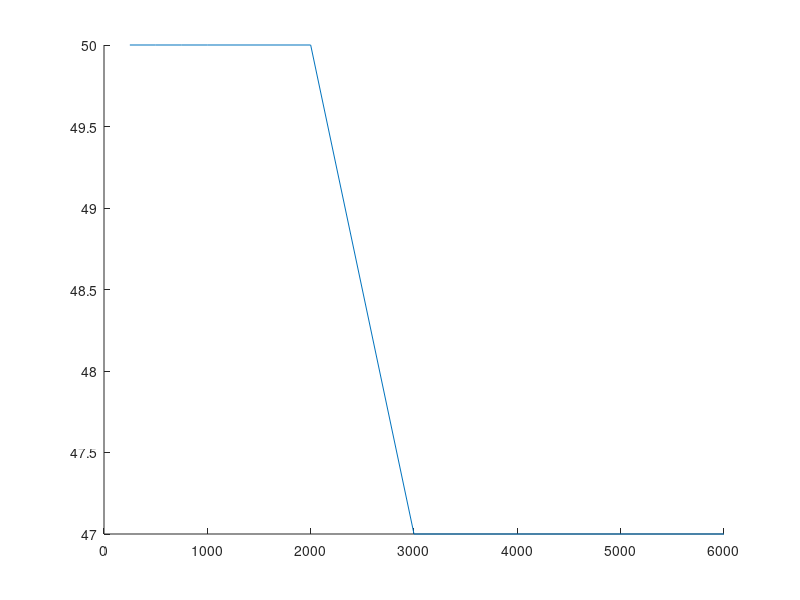

Write MATLAB code to recreate this figure. (Note: this script raises an error after producing the figure.)
close all;
clear;
clc;

mirror = -1; % set to -1 if gain curve is desired instead of attenuation curve
plot_calibrated_response = 1; % set to 1 if calibrations should be taken into account
sub_name = '\DFSout\'; % set subfolder name
production_calibration = 0; % output cal offset, just copy the number here

%% System cal in Palpatine
%

% % palpatine2 Delhi80
% cal =[-23 -23 -21 -21 -25 -27 -27 -27 -21 -24 -18 -13 -14 -17 -11 -5 -5];

% palpatine5 Berlin70
cal =[-9, -9, -9, -9, -8, -7, -10, -10, -8, -7, -4, -5, 0, 2, -1, 0, 0]; %Berlin70
% cal= [-12, -11, -10, -7, -6, -3, -4, -4, -4, -3, -2, 0, 7, 8, 6, 5, 5]; %Lima RIE MP
% No system cal at all
%cal = [0	0 0 0 0 0 0 0 0 0 0 0 0 0 0 0 0];

cal = cal + production_calibration -6;
% fre = [0 168 340 518 706 908 1131 1383 1674 2019 2442 2981 3693 4672 6059 7997 10417]; % High bandwitdth frequencies
fre = [0 163 329 501 682 876 1090 1328 1600 1919 2301 2773 3370 4140 5136 6383 7812]; % High bandwitdth frequencies

% frq_FOG=[250, 500, 750, 1000, 1500, 2000, 3000, 4000, 6000,8000]; %Dooku
frq_FOG=[250, 500, 750, 1000, 1500, 2000, 3000, 4000, 6000]; %palpatine

% FOG=[57 59 59 61 62 58 56 51 51];  %Delhi80
FOG=[50 50 50 50 50 50 47 47 47];  %Berlin70
% FOG=[51 51 51 51 51 51 48 48 48];  %Lima RIE MP
%FOG=[51, 51, 51, 51, 51, 48, 48, 48, 48, 48];  %Luxor NP
%FOG=[50, 50, 50, 50, 54, 56, 53, 42, 42, 42]; %HP
%FOG=[43, 43, 43, 42, 43, 43, 42, 41, 41, 41]; %LP
color_array = {'-b','-r','-c','-m','-g','-y','-k','--b','--r','--c','--m','--g','--y','--k'};

% 
% %cal = [6	6	9	10	11	11	11	11	11	11	11	15	17	16	15	12	7]; %% System cal in Dooku1 BerlinRIE LP
% 
% %cal = [-3	-3 1 4 5 6 6 7 7 8 9 11 17 17 13 8 8]; %% System cal in Dooku1 BerlinRIE NP
% 
% %cal = [6	6	9	10	11	11	11	11	11	11	11	15	17	16	15	12	7];
% %cal = [-12 	-11	-10	-7	-6	-3	-4	-4	-4	-3	-2	0	7	8	6 5	5]; %p6 luxor NP System cal
% cal = [-0 	0	0	0	0	0	0	0	0	0	0	0	0	0	0 0	0];
% cal = cal + production_calibration - 6;
% %fre = [0 168 340 518 706 908 1131 1383 1674 2019 2442 2981 3693 4672 6059 7997 10417]; % system cal frq at Dooku
% fre = [0 163 329 501 682 876 1090 1328 1600 1919 2301 2773 3370 4140 5136 6383 7812]; % P6
% frq_FOG=[250, 500, 750, 1000, 1500, 2000, 3000, 4000, 6000,8000]; %Dooku
% FOG=[51, 51, 51, 51, 51, 48, 48, 48, 48, 48];  %Luxor NP


%% plot more OMNI curves together
currentFolder = pwd;
currentFolder = strcat(currentFolder,'\');
string_path = strcat(currentFolder,sub_name);
D = dir([string_path, '\*.m']);
N = length(D(not([D.isdir])));
legend_labels_front = cell(N,1);
legend_labels_rear = cell(N,1);

%--- plot all logfiles in an overlay ---%
figfront = figure('Name','LuxorRHI','units','normalized','outerposition',[0 0.2 1/3 2/3]); % front
figrear = figure('Name','LuxorRHI','units','normalized','outerposition',[1/3 0.2 1/3 2/3]); % rear

h_front = zeros(N+1,1);
h_rear = zeros(N+1,1);

dont_come_here_again = 1;
checking_dual = 0;
checking_omni = 0;
mismatch = 0;

for R = 1:1:N 
  logPath = strcat(currentFolder,sub_name);
  logFile = D(R).name;

  if R > 1
     clear DFSinit 
  end

  run([logPath,logFile]);                                                            
  fs = DFSInit.Samplerate;
  [H_front,f] = freqz(DFSInit.init_resp_front,1,fs,fs);

  if (strcmp(DFSInit.DFSType,'TypeOmniAndDual') || strcmp(DFSInit.DFSType,'TypeDual'))
    type_dual = 1;
    [H_rear,f_rear] = freqz(DFSInit.init_resp_rear,1,fs,fs);
    checking_dual = 1;
  else
    type_dual = 0;
    figrear.delete;
    checking_omni = 1;
  end

  temp = strfind(logFile, 'ref');
  figure(1);
%   figfront.Parent.CurrentFigure = 1;
  hold on;
  if (temp ~= 0) % reference
    if plot_calibrated_response 
      front_response = 20*log10(abs(H_front));
      cal_interpolated = interp1(fre,cal,f(:,1)); 
      front_response_calibrated = front_response + cal_interpolated;
      h_front(R,1) = plot(f(:,1),mirror.*front_response_calibrated,'linewidth',2, color_array{R});
    else
      h_front(R,1) = plot(f(:,1),mirror.*20*log10(abs(H_front)),'linewidth',2, color_array{R});
    end
  else
    if plot_calibrated_response 
      front_response = 20*log10(abs(H_front));
      cal_interpolated = interp1(fre,cal,f(:,1)); 
      front_response_calibrated = front_response + cal_interpolated;
      h_front(R,1) = plot(f(:,1), mirror.*front_response_calibrated, color_array{R});
    else
      h_front(R,1) = plot(f(:,1),mirror.*20*log10(abs(H_front)),'-','linewidth',1, color_array{R});%,'Color',[1 0 0]);
    end
    
    
  end
  hold all
  legend_name = logFile;
  index = strfind(legend_name, '_fblog'); % ignore ALT log naming
  legend_name_modified = legend_name(1:index(1)-1);
  legend_labels_front{R,1} = sprintf(legend_name_modified);

  if type_dual % plot dual plots

    if checking_dual && checking_omni && dont_come_here_again
        figrear = figure('Name','LuxorRHI','units','normalized','outerposition',[1/3 0.2 1/3 2/3]); % rear
      dont_come_here_again = 0;
      mismatch = 1;
      fprintf('There has been a mix between OMNI and DUAL log files, overlay therefore not plotted\n');
    end
    figure(2);
%     figfront.Parent.CurrentFigure = 2;
    temp = strfind(logFile, 'ref');
    hold on
    if (temp ~= 0)
      if plot_calibrated_response 
        rear_response = 20*log10(abs(H_rear));
        cal_interpolated = interp1(fre,cal,f(:,1)); 
        rear_response_calibrated = rear_response + cal_interpolated;
        h_rear(R,1) = plot(f_rear(:,1),mirror.*rear_response_calibrated,'linewidth',2, color_array{R});
      else
        h_rear(R,1) = plot(f_rear(:,1),mirror.*20*log10(abs(H_rear)),'linewidth',2, color_array{R});
      end
    else
      if plot_calibrated_response 
        rear_response = 20*log10(abs(H_rear));
        cal_interpolated = interp1(fre,cal,f(:,1)); 
        rear_response_calibrated = rear_response + cal_interpolated;
        h_rear(R,1) = plot(f(:,1), mirror.*rear_response_calibrated, color_array{R});
      else
        h_rear(R,1) = plot(f_rear(:,1),mirror.*20*log10(abs(H_rear)),'-','linewidth',1, color_array{R});%,'Color',[0.5 1 0.5]);
      end
    end
    
    % plot front and rear figure in same plot (as many plots as we have log files)
    if ~mismatch
%       figtogether = figure;
%       figtogether.set('units','normalized');
        figure(3);
      k = R;
      if ((R*0.2)>1)
        k = 1; % do not plot outside screen
      end
      figtogether.Position = [2/3 0.2*R 1/3 3/(5*N)]; % x,y,w,h
      plot(f_rear(:,1),mirror.*20*log10(abs(H_rear)),'-b','linewidth',1)
      hold on
      plot(f(:,1),mirror.*20*log10(abs(H_front)),'-r','linewidth',1)
      xlim([100,fs/2])
      hold off
      grid on  
      legend('rear response','front response')
      tit = title(legend_labels_front{R});    
      fig = gcf;
      set(tit,'Interpreter','none');
    end
    
    hold all
    legend_name_rear = logFile;
    index = strfind(legend_name_rear, '_fblog'); % ignore ALT log naming
    legend_name_modified_rear = legend_name_rear(1:index(1)-1);
    legend_labels_rear{R,1} = sprintf(legend_name_modified_rear);     
  end

end

figure(1);
hold on;
% figfront.Parent.CurrentFigure = 1;
h_front(N+1,1) = plot(frq_FOG,FOG);
legend_labels_front{N+1,1} = 'IG';
xlim([100,fs/2])
ylim([40,120])
xlabel('Frequency [Hz]')
ylabel('Magnitude[dB]')
title('Front Initialization')  
leg = legend(h_front,legend_labels_front{:}); 
set(leg,'Interpreter','none'); % do not treat underscore as a control character 
set(leg,'FontSize',10);
leg.Location = 'best';
set(gcf,'color','w');
hold off; grid on; box on;

if type_dual
    figure(2);
  figrear.Parent.CurrentFigure = 2;
  legend_labels_rear{N+1,1} = 'IG';
  h_rear(N+1,1) = plot(frq_FOG,FOG);
  hold off; grid on; box on;
  xlim([100,fs/2])
  ylim([40,120])
  xlabel('Frequency [Hz]')
  ylabel('Magnitude[dB]')
  title('Rear Initialization')  
  skip_rest = 0;
  for k = 1:1:N
    if isempty(legend_labels_rear{k})
      skip_rest = 1;    
    end
  end
  
  if skip_rest ~= 1
    leg_rear = legend(h_rear,legend_labels_rear{:});
    set(leg_rear,'Interpreter','none'); % do not treat underscore as a control character 
    set(leg_rear,'FontSize',10);
    leg_rear.Location = 'best';
    set(gcf,'color','w');
  end
end  

%% do the MSG comparision between ALT and OPL
% temp=importdata('validate this script.xlsx');
% f_opl=temp.data(1:end-5,1);
% gain0=temp.data(1:end-5,3);
% MSG_alt=interp1(f,mirror.*front_response_calibrated,f_opl)+gain0;
% MSG_opl=temp.data(1:end-5,5);
% fig_msg = figure('Name','two MSG','units','normalized','outerposition',[0 0.2 1/3 2/3]); % msg
% plot(f_opl,MSG_opl);
% hold on;plot(f_opl,MSG_alt,'-r');
% legend('MSG\_OPL','MSG\_ALT');
% DIFF_MSG=MSG_opl-MSG_alt;
% fig_diff = figure('Name','diff of msg','units','normalized','outerposition',[0 0.2 1/3 2/3]); % diff of msg
% plot(f_opl,DIFF_MSG)
% legend('diff of MSG');
